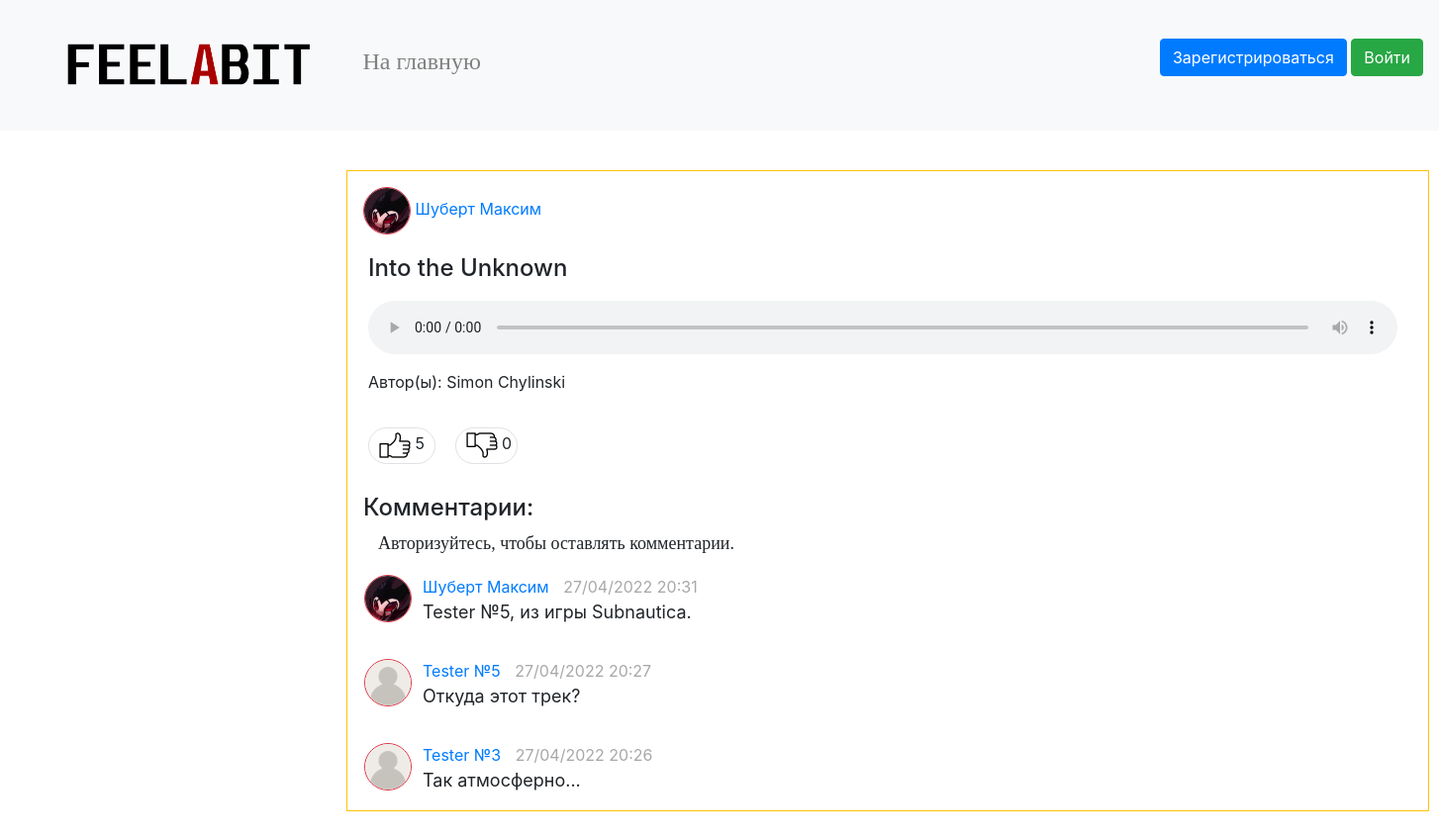
Screenshot of /comments/2 with the database file from the repository.
### data/users.py (models this page shows, shortened)
class User(SqlAlchemyBase, UserMixin, SerializerMixin):
    __tablename__ = 'users'
    id = sqlalchemy.Column(sqlalchemy.Integer, primary_key=True, autoincrement=True)
    surname = sqlalchemy.Column(sqlalchemy.String, nullable=True)
    name = sqlalchemy.Column(sqlalchemy.String, nullable=True)
    role = sqlalchemy.Column(sqlalchemy.String, nullable=True)
    email = sqlalchemy.Column(sqlalchemy.String, index=True, unique=True, nullable=True)
    age = sqlalchemy.Column(sqlalchemy.Integer, nullable=True)
    avatar_img = sqlalchemy.Column(sqlalchemy.String, default='/static/img/user.png')
    hashed_password = sqlalchemy.Column(sqlalchemy.String, nullable=True)
    modified_date = sqlalchemy.Column(sqlalchemy.DateTime, default=datetime.datetime.now)
    register_date = sqlalchemy.Column(sqlalchemy.DateTime, default=datetime.datetime.now)

### data/audio.py (models this page shows, shortened)
class Audio(SqlAlchemyBase, SerializerMixin):
    __tablename__ = 'audio'
    id = sqlalchemy.Column(sqlalchemy.Integer, primary_key=True, autoincrement=True)
    file = sqlalchemy.Column(sqlalchemy.String, nullable=True)
    publisher = sqlalchemy.Column(sqlalchemy.Integer, sqlalchemy.ForeignKey('users.id'))
    name = sqlalchemy.Column(sqlalchemy.String, nullable=True)
    author = sqlalchemy.Column(sqlalchemy.String, nullable=True)
    genre = sqlalchemy.Column(sqlalchemy.String, nullable=True)
    duration = sqlalchemy.Column(sqlalchemy.Integer, nullable=True)
    likes = sqlalchemy.Column(sqlalchemy.Integer, default=0)
    dislikes = sqlalchemy.Column(sqlalchemy.Integer, default=0)
    likers = sqlalchemy.Column(sqlalchemy.String, nullable=True)
    dislikers = sqlalchemy.Column(sqlalchemy.String, nullable=True)
    comments = sqlalchemy.Column(sqlalchemy.String, default='')
    publish_date = sqlalchemy.Column(sqlalchemy.DateTime, default=datetime.datetime.now)
    modified_date = sqlalchemy.Column(sqlalchemy.DateTime, default=datetime.datetime.now)

### main.py (the view)
@app.route('/comments/<int:audio_id>')
def comments(audio_id):
    db_sess = db_session.create_session()
    audio = db_sess.query(Audio).filter(Audio.id == audio_id).first()
    audio_comments = []
    if audio.comments:
        for comment_data in audio.comments.split('✓'):
            commentator_id, comment_text, comment_date = comment_data.replace('[', '').replace(']', '').split('Ø', 2)
            commentator = db_sess.query(User).filter(User.id == commentator_id).first()
            comment_id = audio.comments.split('✓').index(comment_data)
            audio_comments.append([commentator, comment_text, comment_date, comment_id])
    publisher = db_sess.query(User).filter(User.id == audio.publisher).first()
    publisher_name = publisher.surname + ' ' + publisher.name
    publisher_avatar = publisher.avatar_img
    audio_likers = map(int, audio.likers.split()) if audio.likers else []
    audio_dislikers = map(int, audio.dislikers.split()) if audio.dislikers else []
    audio_info = [audio.publisher, audio.author, audio.file, audio.name,
                  audio.genre, publisher_name, audio.id, audio.likes,
                  audio.dislikes, audio_likers, audio_dislikers, publisher_avatar]
    return render_template('comments.html', audio=audio_info, audio_comments=reversed(audio_comments))

### data/db_session.py (called while the page is built)
def create_session() -> Session:
    global __factory
    return __factory()

### templates/comments.html (shortened to what this page needs)
{% extends "base.html" %}
{% block content %}
    <table class="border rounded border-warning"
           style="margin-left: 250px;margin-right: 250px;margin-top: 40px;margin-bottom:40px">
        <tr>
            <td>
                <div>
                    <a href="/user/{{ audio[0] }}" style="margin-top: 15px;margin-left: 15px;display: inline-block">
                        <img src="{{ audio[11] }}" width="48px" height="48px"
                                class="border rounded-circle border-danger"/> {{ audio[5] }}
                    </a>
                    <h4 style="padding-top: 20px;padding-bottom: 10px;padding-left: 20px">{{ audio[3] }}</h4>
                    <audio class="audio-main" src="/{{ audio[2] }}" controls></audio>
                    <p style="padding-left: 20px">Автор(ы): {{ audio[1] }}</p>
                    <p style="padding-top: 20px">
                        {% set stl = "width:70px;margin-left:20px;padding-bottom:10px;
                            padding-top:5px;padding-right:5px;" %}
                        {% if current_user.id in audio[9] %}
                            {% set stl = stl + "background-color: silver" %}
                        {% endif %}
                        <span class="border rounded-pill"
                            style="{{ stl }}">
                            <a href="/like/{{ audio[6] }} comments {{ audio[6] }}">
                                <img src="/static/img/thumb.png" style="margin-left:10px"/>
                            </a>
                            {{ audio[7] }}
                        </span>
                        {% set stl1 = "width:70px;margin-left:20px;padding-bottom:10px;
                            padding-top:5px;padding-right:5px;" %}
                        {% if current_user.id in audio[10] %}
                            {% set stl1 = stl + "background-color: silver" %}
                        {% endif %}
                        <span class="border rounded-pill"
                            style="{{ stl1 }}">
                            <a href="/dislike/{{ audio[6] }} comments {{ audio[6] }}">
                                <img class='rotateimg180 mirrorY' src="/static/img/thumb.png" style="margin-left:10px"/>
                            </a>
                            {{ audio[8] }}
                        </span>
                    </p>
                </div>
            </td>
        </tr>
        <tr>
            <td>
                <h4 style="margin-top: 15px;margin-left: 15px">Комментарии:</h4>
                {% if current_user.is_authenticated %}
                    <div class="input-group" style="margin-top: 30px;margin-bottom: 15px">
                        <div class="form-outline" style="margin-left: 15px">
                            <input size="112" id="comment_field"
                                class="form-control" placeholder="Ваш комментарий..."/>
                        </div>
                        <button style="margin-left: 10px" class="btn btn-primary" onclick="comment({{ audio[6] }},{{ current_user.id }})">Комментировать</button>
                    </div>
                {% else %}
                    <font size="4" face="Trebuchet MS" style="margin-top: 30px;margin-bottom: 15px;margin-left: 30px">Авторизуйтесь, чтобы оставлять комментарии.</font>
                {% endif %}
            </td>
        </tr>
        {% for comment in audio_comments %}
        <tr>
            <td>
                <div style="margin-top: 15px;margin-left: 15px; margin-bottom: 15px">
                    <table>
                        <tr>
                            <td style="vertical-align: top">
                                <a href="/user/{{ comment[0].id }}" style="display: inline-block">
                                    <img src="{{ comment[0].avatar_img }}" width="48px" height="48px"
                                         class="border rounded-circle border-danger"/>
                                </a>
                            </td>
                            <td style="padding-left: 10px">
                                <a href="/user/{{ comment[0].id }}" style="display: inline-block">
                                    {{ comment[0].surname }} {{ comment[0].name }}</a>
                                <font color="#A8A8A8" style="margin-left: 10px">{{ comment[2] }}</font>
                                <br>
                                <font class="word" size="4">{{ comment[1] }}</font>
                            </td>
                        </tr>
                    </table>
                </div>
            </td>
        </tr>
        {% endfor %}
    </table>
{% endblock %}

### static/css/style.css (style rules this page uses)
.audio-main { margin-left: 20px; margin-right: 30px; margin-bottom: 10px; width: 1040px }
.word { -moz-hyphens: auto; -webkit-hyphens: auto; -ms-hyphens: auto; }
.rotateimg180 { -webkit-transform:rotate(180deg); -moz-transform: rotate(180deg); -ms-transform: rotate(180deg); -o-transform: rotate(180deg); transform: rotate(180deg); }
.mirrorY { transform: scale(1, -1); }

### rows the page displays
User: avatar_img (picture), surname "Шуберт", name "Максим", comment "27/04/2022 20:31", comment "Tester №5, из игры Subnautica."
Audio: name "Into the Unknown", author "Simon Chylinski"
User: avatar_img (placeholder picture), surname "Tester", name "№5", comment "27/04/2022 20:27", comment "Откуда этот трек?"
User: avatar_img (placeholder picture), surname "Tester", name "№3", comment "27/04/2022 20:26", comment "Так атмосферно..."

### other values shown
{{ audio[5] }} "Шуберт Максим"
{{ audio[7] }} "5"
{{ audio[8] }} "0"
